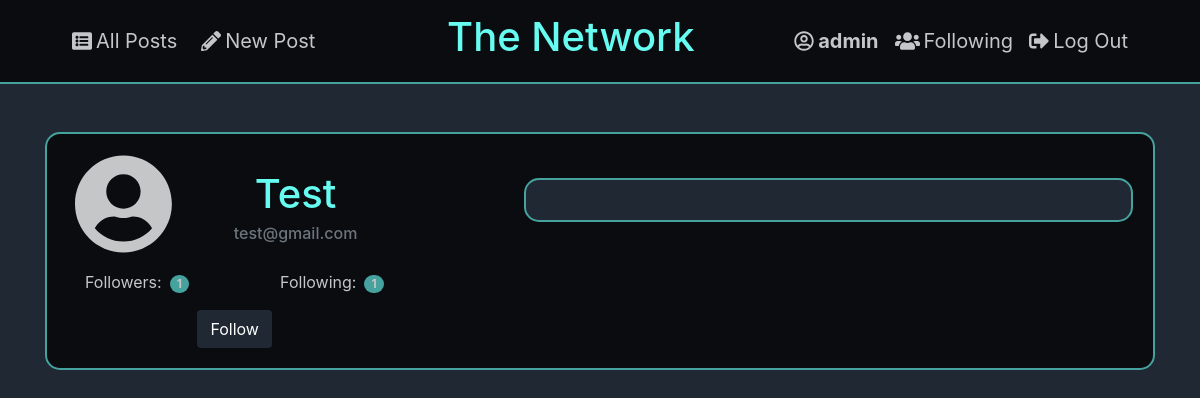
The app's page /users/Test (signed in) with its own data.
### network/models.py (models this page shows)
class User(AbstractUser):
    following = models.ManyToManyField('User', blank=True)

### network/views.py (the view)
# urls.py: path("users/<str:username>", views.profile, name="profile"),
def profile(request, username):
    profile = User.objects.get(username=username)
    following = len(profile.following.all())
    followers = get_followers(username)
    return render(request, "network/profile.html", {"username": username, "followers": followers, "following": following, "profile": profile})

### network/views.py (called while the page is built)
def get_followers(username):
    followers = []
    user_to_check = User.objects.get(username=username)
    for user in User.objects.all():
        if user_to_check in user.following.all():
            followers.append(user)
    return followers

### network/templates/network/profile.html
{% extends "network/layout.html" %}
{% block body %}
	<div class="card profile-border background-color neutral-color">
		<div class="card-body">
		  	<div class="row">
		  		<div class="col-4">
		  			<div class="row">
		  				<div class="col-4 d-flex align-content-center">
		  					<i class="ml-2 text-center fas fa-user-circle" style="font-size:100px"></i>
		  				</div>
		  				<div class="col-8 mt-3">
							<h1 class="card-title text-center light-accent">{{ profile.username }}</h1>
							<h6 class="card-subtitle text-center mb-2 text-muted">{{ profile.email }}</h6>
		  				</div>
		  			</div>
					<div class="row mt-3">
						<div class="col-5 text-right ">Followers:<span class="ml-2 badge badge-pill dark-accent"> {{ followers|length }}</span></div>
						<div class="col-2"></div>
						<div class="col-5 text-left">Following:<span class="ml-2 badge badge-pill dark-accent"> {{ following }}</span></div>
					</div>
					{% if user.is_authenticated %}
						{% if user.username != username %}
							{% if user in followers %}
								<div class="mt-3 d-flex justify-content-center">
									<a class="btn align-content-center follow-button" href="{% url 'unfollow' username %}" role="button">Unfollow</a>
								</div>
							{% else %}
								<div class="mt-3 d-flex justify-content-center">
									<a class="btn align-content-center follow-button" href="{% url 'follow' username %}" role="button">Follow</a>
								</div>
							{% endif %}
						{% endif %}
					{% endif %}
				</div>
				<div class="col-1"></div>
				<div class="col-7 mt-4">
					<div class="card profile-border alt-background-color neutral-color">
						<div class="card-body">
						</div>
					</div>
				</div>
			</div>
		</div>
	</div>
{% endblock %}

### network/templates/network/layout.html (shortened to what this page needs)
{% load static %}
<!DOCTYPE html>
<html lang="en">
	<head>
		<link rel="stylesheet" href="https://stackpath.bootstrapcdn.com/bootstrap/4.4.1/css/bootstrap.min.css">
		<link href="{% static 'network/styles.css' %}" rel="stylesheet">
	</head>
	<body class="alt-background-color">
		<nav class="background-color navbar navbar-border navbar-expand-lg justify-content-between" style="font-size: 20px">
			<div class="ml-5">
				<ul class="navbar-nav mr-auto">
					<li class="nav-item">
					 	<a class="nav-link neutral-link" href="{% url 'index' %}"><i class="mr-1 fas fa-list-alt"></i>All Posts</a>
					</li>
					{% if user.is_authenticated %}
						<li class="nav-item ml-2">
						 	<a class="nav-link neutral-link" href="{% url 'new_post' %}"><i class="mr-1 fas fa-pencil-alt"></i>New Post</a>
						</li>
					{% endif %}
				</ul>
			</div>
			<div class="pl-5">
				<ul class="navbar-nav mr-auto">
					<li class="nav-item">
						<a class="navbar-brand light-accent" href="#"><h1>The Network</h1></a>
					</li>
				</ul>
			</div>
			<div class="pr-5">
				<ul class="neutral-color navbar-nav mr-auto">
				{% if user.is_authenticated %}
					<li class="nav-item">
						<a class="nav-link neutral-link" href="{% url 'profile' user.username %}"><i class="mr-1 far fa-user-circle"></i><strong>{{ user.username }}</strong></a>
					</li>
					<li class="nav-item">
						<a class="nav-link neutral-link" href="{% url 'following' %}"><i class="mr-1 fas fa-users"></i>Following</a>
					</li>
					<li class="nav-item">
						<a class="nav-link neutral-link" href="{% url 'logout' %}"><i class="mr-1 fas fa-sign-out-alt"></i>Log Out</a>
					</li>
				{% endif %}
			  </ul>
			</div>
		  </nav>
		<div class="container my-5 body">
			{% block body %}
			{% endblock %}
		</div>
	</body>
</html>

### network/static/network/styles.css (style rules this page uses)
.background-color { background-color: #0B0C10; }
.alt-background-color { background-color: #1F2833; }
.neutral-color { color: #C5C6C7; }
.dark-accent { background-color: #45A29E; }
.light-accent { color: #66FCF1; }
.navbar-border { border-bottom: 2px solid #45A29E; }
.neutral-link { color: #C5C6C7; }
.profile-border { border: 2px solid #45A29E; border-radius: 15px }
.follow-button { background-color: #1F2833; color: white; }

### records on screen
User: username "admin"
User: username "Test", email "test@gmail.com"

### other values on screen
{{ followers|length }} "1"
{{ following }} "1"
